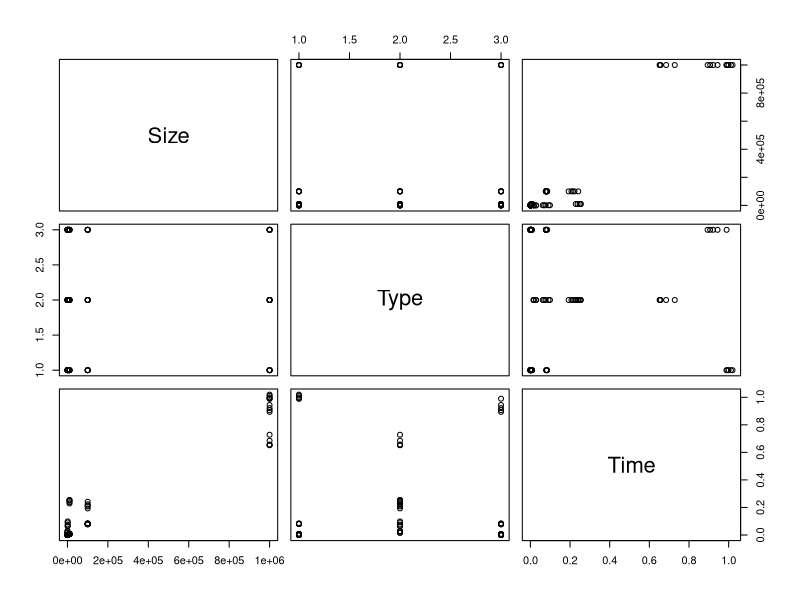
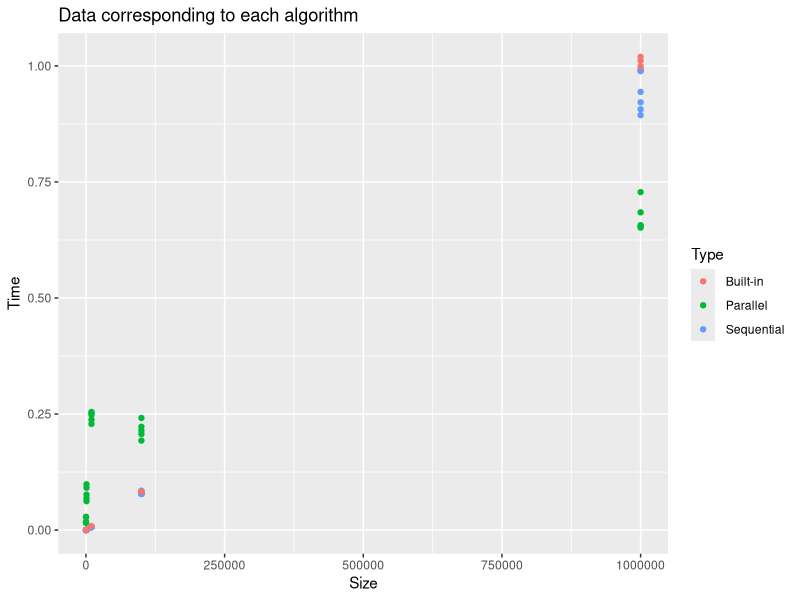
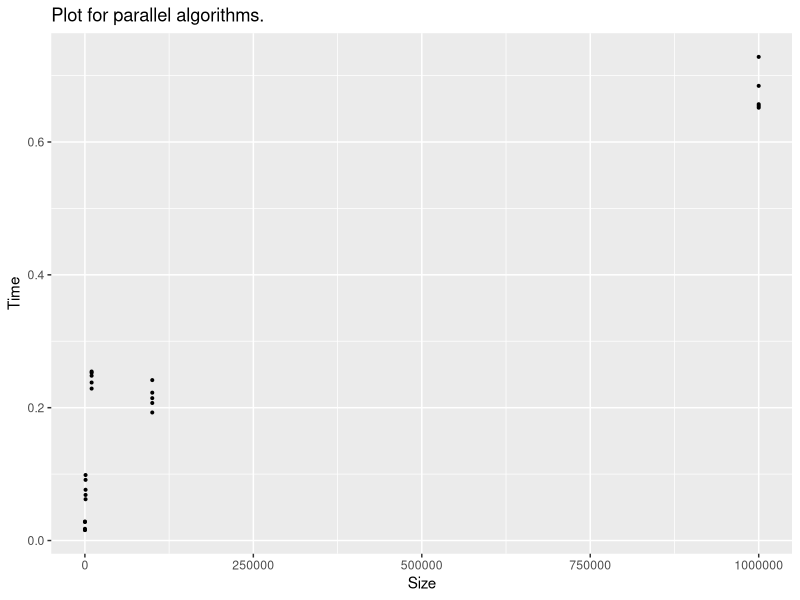
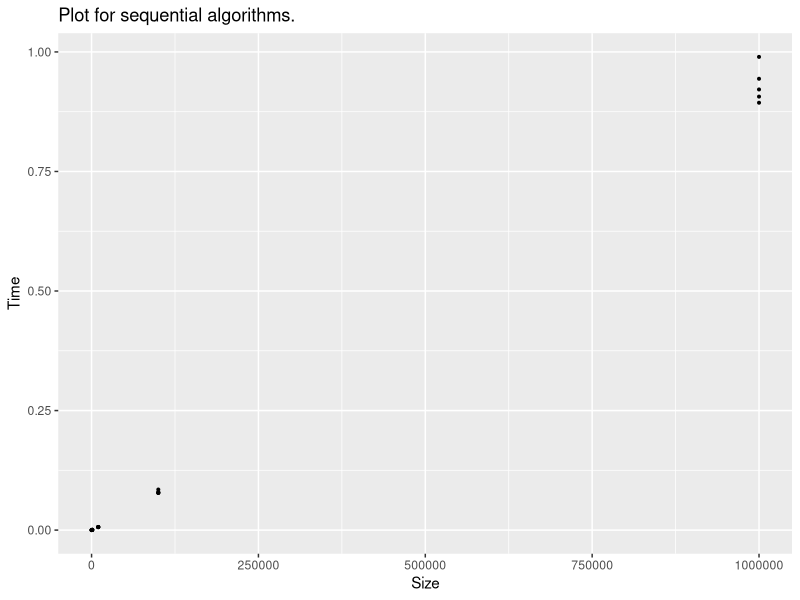
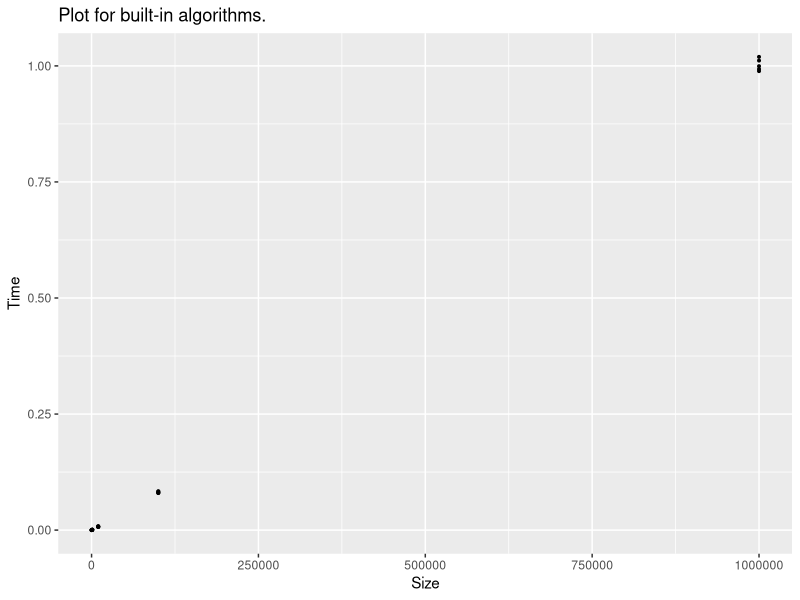
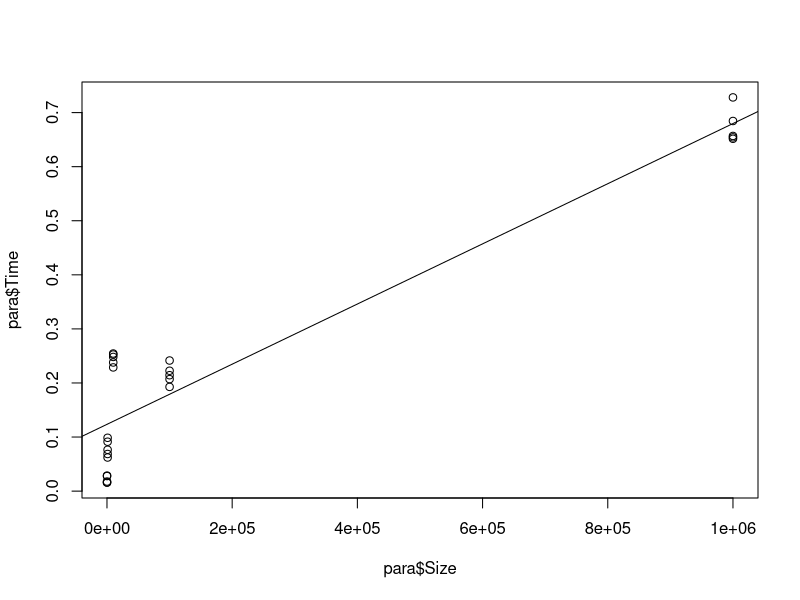
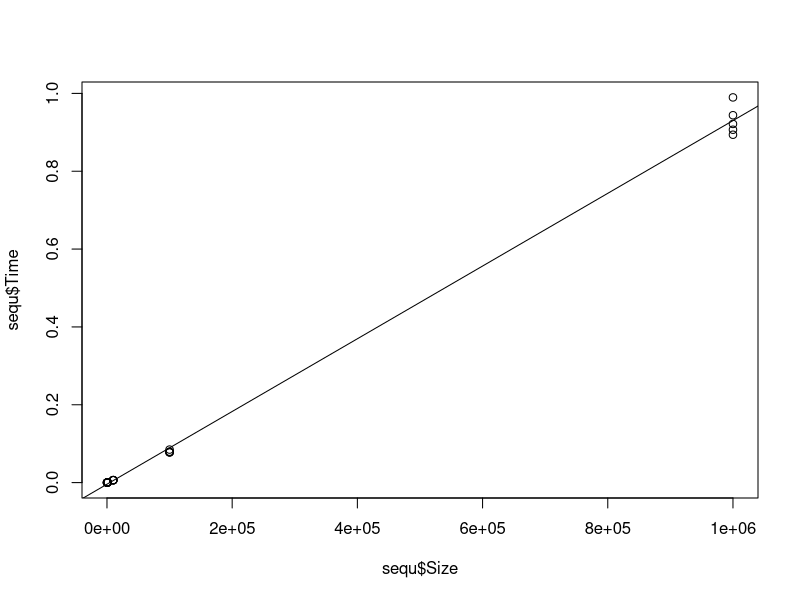
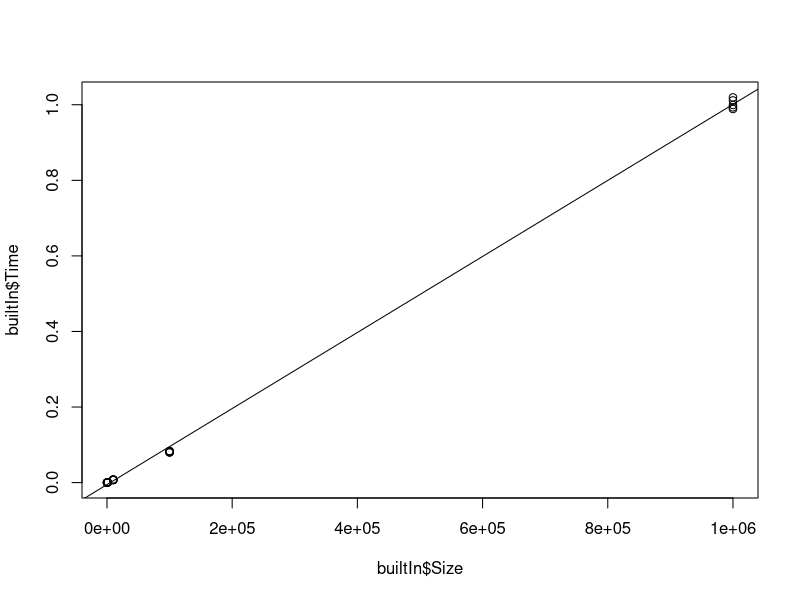

Write the R code that produced these figures, in order.
## ---- chunk 1
data = read.csv("archive_quicksort/measurements.csv")
df = data.frame(data)
plot(df)

summary(df)
## ---- chunk 2
library(ggplot2)
ggplot(df, aes(x = Size, y = Time, colour = Type,  group = Type)) + geom_point() + ggtitle("Data corresponding to each algorithm")
## ---- chunk 3
library(dplyr)
library(broom)

## ---- chunk 4
para = df[df$Type == " Parallel",] 
sequ = df[df$Type == " Sequential",]
builtIn = df[df$Type == " Built-in",]

ggplot(para, aes(x = Size, y= Time)) + geom_point(size = 0.7) + ggtitle("Plot for parallel algorithms.")
## ---- chunk 5
ggplot(sequ, aes(x = Size, y= Time)) + geom_point(size = 0.7) + ggtitle("Plot for sequential algorithms.")

## ---- chunk 6
ggplot(builtIn, aes(x = Size, y= Time)) + geom_point(size = 0.7) + ggtitle("Plot for built-in algorithms.")
## ---- chunk 7

regp = lm(data = para, Time ~ Size)
summary(regp)
plot(x = para$Size,y = para$Time)
abline(regp)
## ---- chunk 8

regq = lm(data = sequ, Time ~ Size)
summary(regq)
par(mfrow~c(1,1))
plot(x = sequ$Size,y = sequ$Time)
abline(regq)


## ---- chunk 9
regb = lm(data = builtIn, Time ~ Size)
summary(regb)
par(mfrow~c(1,1))
plot(x = builtIn$Size,y = builtIn$Time)
abline(regb)
## ---- chunk 10
ggplot(df, aes(x = Size, y = Time, colour = Type,  group = Type)) + geom_point() + ggtitle("Data with regresion lines for each of algorithms") + geom_abline(intercept = coef(regp)["(Intercept)"], slope = coef(regp)["Size"], colour = "green" ) +geom_abline(intercept = coef(regq)["(Intercept)"], slope = coef(regq)["Size"], colour = "blue" ) + geom_abline(intercept = coef(regb)["(Intercept)"], slope = coef(regb)["Size"], colour = "red" )
## ---- chunk 11
dataEdin = read.csv("MyData/measurements.csv")
dE = data.frame(dataEdin)
summary(dE)
## ---- chunk 12
ggplot(dE, aes(x = Size, y = Time, colour = Type,  group = Type)) + geom_point() + ggtitle("Plot for different types of algorithms")
## ---- chunk 13
dataShad = read.csv("ShadMeasurements.csv")
dS = data.frame(dataShad)
summary(dS)
## ---- chunk 14
ggplot(dS, aes(x = Size, y = Time, colour = Type,  group = Type)) + geom_point() + ggtitle("Plot for different types of algorithms(1m)")
ggplot(dE, aes(x = Size, y = Time, colour = Type,  group = Type)) + geom_point() + ggtitle("Plot for different types of algorithms(1m)")

ggplot(dS[dS$Type == " Sequential",],  aes(x = Size, y = Time, colour = Type,  group = Type)) + geom_point(colour="#619CFF") + ggtitle("Sequential algorithm on machine S (1m)")
ggplot(dE[dE$Type == " Sequential",] , aes(x = Size, y = Time, colour = Type,  group = Type)) + geom_point(colour="#619CFF") + ggtitle("Sequential algorithm on machine E (1m")

ggplot(dS[dS$Type == " Parallel",],  aes(x = Size, y = Time, colour = Type,  group = Type)) + geom_point(colour="#00BA38") + ggtitle("Parallel algorithm on machine S (1m")
ggplot(dE[dE$Type == " Parallel",] , aes(x = Size, y = Time, colour = Type,  group = Type)) + geom_point(colour="#00BA38") + ggtitle("Parallel algorithm on machine E (1m")

ggplot(dS[dS$Type == " Built-in",],  aes(x = Size, y = Time, colour = Type,  group = Type)) + geom_point(colour = "#F8766D") + ggtitle("Built-in  algorithm on machine S (1m)")
ggplot(dE[dE$Type == " Built-in",] , aes(x = Size, y = Time, colour = Type,  group = Type)) + geom_point(colour = "#F8766D") + ggtitle("Built-in  algorithm on machine E (1m)")



## ---- chunk 15
dataEdin2 = read.csv("MyData2milion/measurements.csv")
dE2 = data.frame(dataEdin2)
summary(dE2)
## ---- chunk 16
ggplot(dE2, aes(x = Size, y = Time, colour = Type,  group = Type)) + geom_point() + ggtitle("Plot for different types of algorithms (2 milion)")
## ---- chunk 17
dataShad2 = read.csv("ShadMeasurements2.csv")
dS2 = data.frame(dataShad2)
summary(dS2)
## ---- chunk 18
ggplot(dS2, aes(x = Size, y = Time, colour = Type,  group = Type)) + geom_point() + ggtitle("Plot for different types of algorithms (2 milion)")
## ---- chunk 19
paraS2 = dS2[dS2$Type == " Parallel",] 
regpS2 <- lm(data=paraS2, Time~Size)
summary(regpS2)
regpS2log <- lm(data=paraS2, Time~log(Size))
summary(regpS2log)
## ---- chunk 20
para2 = dS2[dS2$Type == "Parallel",]
test <- function(x) {coef(regpS2log)["log(Size)"]*log(x) + coef(regpS2log)["(Intercept)"]}
ggplot(dS2, aes(x = Size, y = Time, colour = Type,  group = Type)) + geom_point() + ggtitle("Data with regresion lines for each of algorithms") + stat_function(fun=test,color="green")
## ---- chunk 21
test1 <- rbind(dS2, dE2)
paraComb = test1[test1$Type == " Parallel",]
regComb <- lm(data=paraComb, Time~log(Size))
regLin <- lm(data=paraComb, Time~Size)
summary(regLin)
test <- function(x) {coef(regComb)["log(Size)"]*log(x) + coef(regComb)["(Intercept)"]}
ggplot(test1, aes(x = Size, y = Time, colour = Type,  group = Type)) + geom_point(size=0.4) + ggtitle("Data with regresion lines for each of algorithms") + geom_smooth(data = subset(test1, Type == " Parallel"), method = "lm", formula = y ~ log(x)) + geom_smooth(data=subset(test1, Type == " Parallel"), method = "lm", formula = y~x)
summary(regComb)


## ---- chunk 22
regpS2test <- lm(data=paraS2, Time~Size)
summary(regpS2test)
regpS2t <- lm(data=paraS2, Time~log(Size)+Size)
summary(regpS2t)
## ---- chunk 23
para2 = dS2[dS2$Type == "Parallel",]
test <- function(x) {coef(regpS2t)["log(Size)"]*log(x) + coef(regpS2t)["(Intercept)"]+coef(regpS2t)["Size"]*x}
ggplot(dS2, aes(x = Size, y = Time, colour = Type,  group = Type)) + geom_point() + ggtitle("Data with regresion lines for each of algorithms") + stat_function(fun=test,color="red") + geom_smooth(data=subset(dS2, Type == " Parallel"), method = "lm", formula = y~I(x*log(x))+x)
regpS23 <- lm(data=paraS2, Time~I(log(Size)*Size)+Size)
summary(regpS23)
